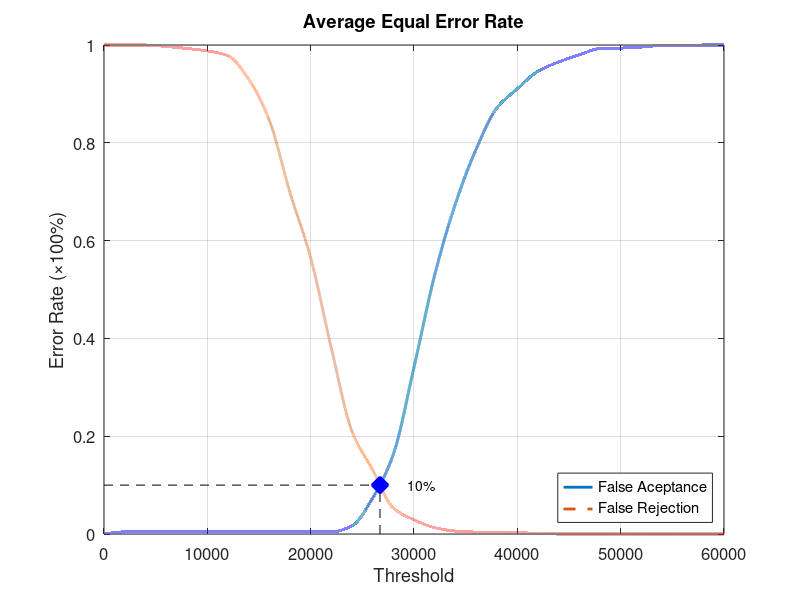
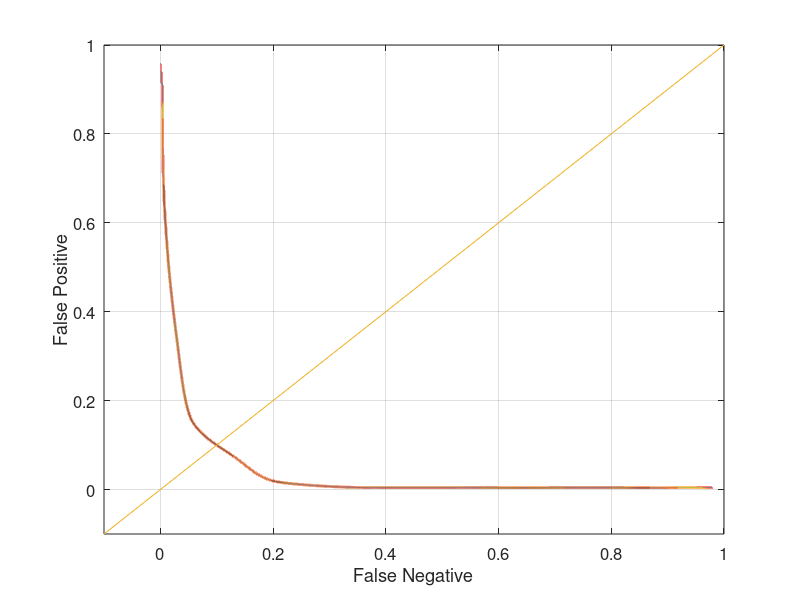

Reproduce these figures in MATLAB, in order.
function yEER = Database1Average
close all;
clear;
clc;
x = 0:2000:60000;
xq = 0:0.5:60000;

y0 = [0 0.00421053 0.00421053 0.00421053 0.00421053 0.00421053 0.00421053 0.00421053 0.00421053 0.00421053 0.00421053 0.00421053 0.0168421 0.0736842 0.163158 0.341053 0.529474 0.674737 0.786316 0.870526 0.910526 0.946316 0.965263 0.98 0.992632 0.993684 0.99579 0.998947 0.998947 1 1];
yy0 = interp1(x, y0, xq, 'pchip');
y1 = [1 1 1 0.997 0.993 0.988 0.978 0.93 0.846 0.698 0.565 0.38 0.21 0.131 0.053 0.029 0.013 0.006 0.004 0.004 0.003 0.001 0 0 0 0 0 0 0 0 0];
yy1 = interp1(x, y1, xq, 'pchip');

% Calculating EER: 
y2 = abs(y0 - y1);
find(y2 == min(y2))
yy2 = abs(yy0 - yy1);
xEER = find(yy2 == min(yy2));
xEERIndex = xq(xEER) % X-axis EER
yEER = yy0(xEER) % Y-axis EER

main = figure
plot(xq, yy0,'-','LineWidth', 2);	hold on
plot(xq, yy1,'--','LineWidth', 2);	hold on
plot([xEERIndex xEERIndex], [0 yEER], 'k--');	hold on
plot([0 xEERIndex], [yEER yEER], 'k--');	hold on
plot(xEERIndex, yEER, 'bx', 'LineWidth', 10);	hold on
text(xEERIndex + 10 * xEERIndex / 100, yEER, [num2str(round((10000 * yEER)) / 100) '%'])
legend('False Aceptance', 'False Rejection', 'Location', 'SouthEast')
xlabel('Threshold')
ylabel('Error Rate (\times100%)')
title('Average Equal Error Rate')
set(gca, 'FontSize', 12)
axis([0 60000 0 1])
grid on

print(main, 'Database1AverageMain', '-dpng');
FNRxFPR = figure('Color', [1 1 1]);
plot(yy1, yy0, '-', yy1, yy0, 'LineWidth', 2);
hold on
y = -0.1:0.1:1
plot(y, y); 
set(gca, 'FontSize', 12)
xlabel('False Negative')
ylabel('False Positive')
axis([-0.1 1 -0.1 1])
set(gca, 'FontSize', 12)
grid on

print(FNRxFPR, 'Database1AverageFNRxFPR','-dpng');
end
